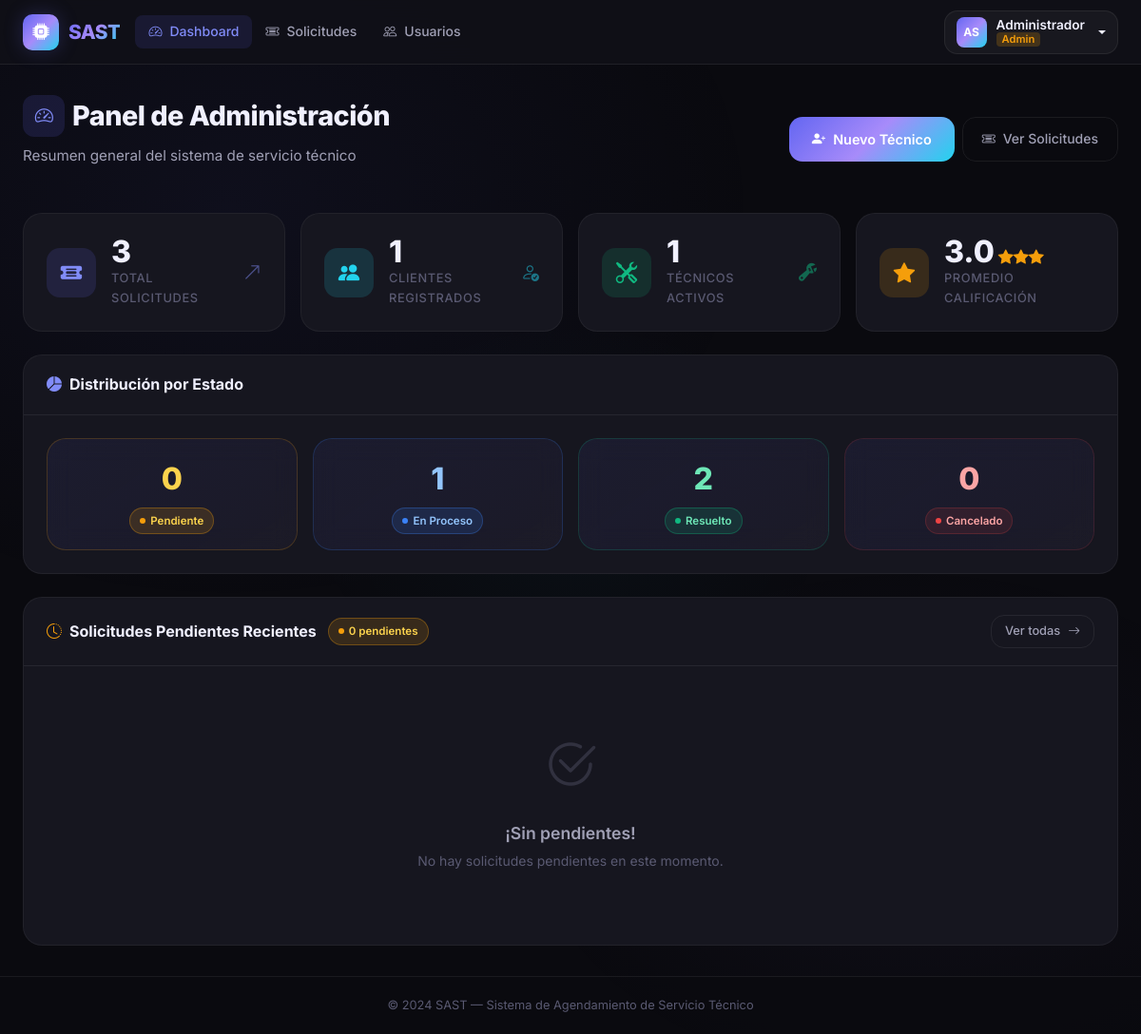
The app's page /admin/dashboard (signed in) with its own data.
### app/models/user.py (models this page shows, shortened)
class User(UserMixin, db.Model):
    __tablename__ = 'user'
    id_user = db.Column(db.Integer, primary_key=True, autoincrement=True)
    ncedula = db.Column('Ncedula', db.String(20), nullable=False, unique=True)
    nombres = db.Column('Nombres', db.String(100), nullable=False)
    apellidos = db.Column('Apellidos', db.String(100), nullable=False)
    fecha_nacimiento = db.Column(db.Date, nullable=False)
    numero_telefono = db.Column(db.String(20), nullable=False)
    correo = db.Column('Correo', db.String(150), nullable=False, unique=True)
    contrasena = db.Column(db.String(255), nullable=False)
    sector = db.Column('Sector', db.String(100), nullable=False)
    declaracion_veracidad = db.Column(db.Boolean, default=False)
    autorizacion_datos = db.Column(db.Boolean, default=False)
    reset_token = db.Column(db.String(100), nullable=True, unique=True)
    reset_token_expiry = db.Column(db.DateTime, nullable=True)
    id_rol = db.Column(db.Integer, db.ForeignKey('roles.id_rol'), nullable=False)
    solicitudes_como_cliente = db.relationship(
        'Solicitud', foreign_keys='Solicitud.id_cliente',
        backref='cliente', lazy='dynamic'
    )
    solicitudes_como_tecnico = db.relationship(
        'Solicitud', foreign_keys='Solicitud.id_tecnico',
        backref='tecnico', lazy='dynamic'
    )
    mensajes_enviados = db.relationship('Mensaje', backref='remitente', lazy='dynamic')
    reportes = db.relationship('Reporte', backref='tecnico_reporte', lazy='dynamic')
    calificaciones_dadas = db.relationship('CalificacionTecnico', backref='cliente_calificador', lazy='dynamic')
    detalles_tecnico = db.relationship('DetallesTecnico', backref='tecnico_detalle', uselist=False)
    @property
    def nombre_completo(self):
        return f'{self.nombres} {self.apellidos}'
    @property
    def es_admin(self):
        return self.rol.nombre_rol == 'admin'
    @property
    def es_solicitante(self):
        return self.rol.nombre_rol == 'solicitante'

class Rol(db.Model):
    __tablename__ = 'roles'
    id_rol = db.Column(db.Integer, primary_key=True, autoincrement=True)
    nombre_rol = db.Column(db.String(50), nullable=False)
    usuarios = db.relationship('User', backref='rol', lazy=True)

### app/blueprints/admin/__init__.py (the view)
@admin_bp.route('/dashboard')
@login_required
@admin_required
def dashboard():
    total_solicitudes = Solicitud.query.count()
    estados = EstadoSolicitud.query.all()
    conteo_estados = {}
    for estado in estados:
        conteo_estados[estado.nombre_estado] = Solicitud.query.filter_by(
            id_estado=estado.id_estado
        ).count()
    total_clientes = User.query.join(Rol).filter(Rol.nombre_rol == 'solicitante').count()
    total_tecnicos = User.query.join(Rol).filter(Rol.nombre_rol == 'técnico').count()
    avg_cal = db.session.query(func.avg(CalificacionTecnico.puntuacion)).scalar() or 0
    estado_pendiente = EstadoSolicitud.query.filter_by(nombre_estado='Pendiente').first()
    pendientes_recientes = []
    if estado_pendiente:
        pendientes_recientes = Solicitud.query.filter_by(
            id_estado=estado_pendiente.id_estado
        ).order_by(Solicitud.fecha_creacion.desc()).limit(5).all()
    return render_template(
        'admin/dashboard.html',
        total_solicitudes=total_solicitudes,
        conteo_estados=conteo_estados,
        total_clientes=total_clientes,
        total_tecnicos=total_tecnicos,
        avg_calificacion=round(float(avg_cal), 1),
        pendientes_recientes=pendientes_recientes
    )

### app/blueprints/admin/__init__.py (called while the page is built)
def admin_required(f):
    @wraps(f)
    def decorated(*args, **kwargs):
        if not current_user.is_authenticated:
            return redirect(url_for('auth.login'))
        if not current_user.es_admin:
            abort(403)
        return f(*args, **kwargs)
    return decorated

### app/templates/admin/dashboard.html (shortened to what this page needs)
{% extends 'base.html' %}
{% block content %}
<div class="container-fluid px-4">
  <div class="page-header d-flex align-items-center justify-content-between flex-wrap gap-3">
    <div>
      <h1 class="d-flex align-items-center gap-2">
        <span class="stat-icon purple" style="width:44px;height:44px;border-radius:12px;font-size:1.2rem;">
          <i class="bi bi-speedometer2"></i>
        </span>
        Panel de Administración
      </h1>
      <p>Resumen general del sistema de servicio técnico</p>
    </div>
    <div class="d-flex gap-2">
      <a href="{{ url_for('admin.crear_tecnico') }}" class="btn-primary-custom">
        <i class="bi bi-person-plus-fill"></i> Nuevo Técnico
      </a>
      <a href="{{ url_for('admin.solicitudes') }}" class="btn-outline-custom">
        <i class="bi bi-ticket-detailed"></i> Ver Solicitudes
      </a>
    </div>
  </div>
  <div class="row g-3 mb-4">
    <div class="col-12 col-sm-6 col-xl-3">
      <div class="stat-card">
        <div class="stat-icon purple">
          <i class="bi bi-ticket-detailed-fill"></i>
        </div>
        <div style="position:relative;z-index:1;">
          <div class="stat-value">{{ total_solicitudes }}</div>
          <div class="stat-label">Total Solicitudes</div>
        </div>
        <i class="bi bi-arrow-up-right ms-auto" style="color:var(--primary-light);font-size:1.2rem;opacity:.5;position:relative;z-index:1;"></i>
      </div>
    </div>
    <div class="col-12 col-sm-6 col-xl-3">
      <div class="stat-card">
        <div class="stat-icon cyan">
          <i class="bi bi-people-fill"></i>
        </div>
        <div style="position:relative;z-index:1;">
          <div class="stat-value">{{ total_clientes }}</div>
          <div class="stat-label">Clientes Registrados</div>
        </div>
        <i class="bi bi-person-check ms-auto" style="color:var(--secondary);font-size:1.2rem;opacity:.5;position:relative;z-index:1;"></i>
      </div>
    </div>
    <div class="col-12 col-sm-6 col-xl-3">
      <div class="stat-card">
        <div class="stat-icon green">
          <i class="bi bi-tools"></i>
        </div>
        <div style="position:relative;z-index:1;">
          <div class="stat-value">{{ total_tecnicos }}</div>
          <div class="stat-label">Técnicos Activos</div>
        </div>
        <i class="bi bi-wrench-adjustable ms-auto" style="color:var(--success);font-size:1.2rem;opacity:.5;position:relative;z-index:1;"></i>
      </div>
    </div>
    <div class="col-12 col-sm-6 col-xl-3">
      <div class="stat-card">
        <div class="stat-icon amber">
          <i class="bi bi-star-fill"></i>
        </div>
        <div style="position:relative;z-index:1;">
          <div class="stat-value d-flex align-items-baseline gap-1">
            {{ avg_calificacion | round(1) if avg_calificacion else '—' }}
            {% if avg_calificacion %}
            <span style="font-size:1rem;color:var(--warning);">
              {% for i in range(avg_calificacion | round | int) %}<i class="bi bi-star-fill"></i>{% endfor %}
            </span>
            {% endif %}
          </div>
          <div class="stat-label">Promedio Calificación</div>
        </div>
      </div>
    </div>
  </div>
  <div class="section-card mb-4">
    <div class="section-card-header">
      <div class="d-flex align-items-center gap-2">
        <i class="bi bi-pie-chart-fill" style="color:var(--primary-light);"></i>
        <span class="fw-700" style="font-weight:700;">Distribución por Estado</span>
      </div>
    </div>
    <div class="section-card-body">
      <div class="row g-3">
        <div class="col-6 col-lg-3">
          <div class="glass-card p-3 text-center" style="border-color:rgba(245,158,11,0.2);">
            <div style="font-size:2rem;font-weight:800;color:#fcd34d;">
              {{ conteo_estados.get('Pendiente', 0) }}
            </div>
            <div class="mt-1">
              <span class="badge-status status-pendiente">Pendiente</span>
            </div>
          </div>
        </div>
        <div class="col-6 col-lg-3">
          <div class="glass-card p-3 text-center" style="border-color:rgba(59,130,246,0.2);">
            <div style="font-size:2rem;font-weight:800;color:#93c5fd;">
              {{ conteo_estados.get('En proceso', 0) }}
            </div>
            <div class="mt-1">
              <span class="badge-status status-en-proceso">En Proceso</span>
            </div>
          </div>
        </div>
        <div class="col-6 col-lg-3">
          <div class="glass-card p-3 text-center" style="border-color:rgba(16,185,129,0.2);">
            <div style="font-size:2rem;font-weight:800;color:#6ee7b7;">
              {{ conteo_estados.get('Resuelto', 0) }}
            </div>
            <div class="mt-1">
              <span class="badge-status status-resuelto">Resuelto</span>
            </div>
          </div>
        </div>
        <div class="col-6 col-lg-3">
          <div class="glass-card p-3 text-center" style="border-color:rgba(239,68,68,0.15);">
            <div style="font-size:2rem;font-weight:800;color:#fca5a5;">
              {{ conteo_estados.get('Cancelado', 0) }}
            </div>
            <div class="mt-1">
              <span class="badge-status status-cancelado">Cancelado</span>
            </div>
          </div>
        </div>
      </div>
    </div>
  </div>
  <div class="section-card">
    <div class="section-card-header">
      <div class="d-flex align-items-center gap-2">
        <i class="bi bi-clock-history" style="color:var(--warning);"></i>
        <span style="font-weight:700;">Solicitudes Pendientes Recientes</span>
        <span class="badge-status status-pendiente ms-1">{{ conteo_estados.get('Pendiente', 0) }} pendientes</span>
      </div>
      <a href="{{ url_for('admin.solicitudes') }}?estado=Pendiente" class="btn-outline-custom" style="padding:6px 14px;font-size:0.8rem;">
        Ver todas <i class="bi bi-arrow-right"></i>
      </a>
    </div>
    {% if pendientes_recientes %}
    <div class="table-wrapper" style="border:none;border-radius:0;">
      <table class="data-table">
        <thead>
          <tr>
            <th>#</th>
            <th>Cliente</th>
            <th>Tipo</th>
            <th>Descripción</th>
            <th>Fecha</th>
            <th>Acción</th>
          </tr>
        </thead>
        <tbody>
          {% for sol in pendientes_recientes %}
          <tr>
            <td>
              <span style="font-weight:700;color:var(--primary-light);">#{{ sol.id_solicitud }}</span>
            </td>
            <td>
              <div class="d-flex align-items-center gap-2">
                <div style="width:30px;height:30px;background:var(--gradient-brand);border-radius:8px;display:flex;align-items:center;justify-content:center;font-size:0.7rem;font-weight:700;color:white;flex-shrink:0;">
                  {{ sol.cliente.nombres[0] }}{{ sol.cliente.apellidos[0] }}
                </div>
                <div>
                  <div style="font-weight:600;color:var(--text-primary);font-size:0.85rem;">{{ sol.cliente.nombre_completo }}</div>
                  <div style="font-size:0.75rem;color:var(--text-muted);">{{ sol.cliente.correo }}</div>
                </div>
              </div>
            </td>
            <td>
              <span class="badge-type">{{ sol.tipo_soporte.nombre_soporte }}</span>
            </td>
            <td>
              <span style="color:var(--text-secondary);font-size:0.85rem;">
                {{ sol.descripcion | truncate(60) }}
              </span>
            </td>
            <td>
              <span style="color:var(--text-muted);font-size:0.82rem;">
                <i class="bi bi-calendar3 me-1"></i>
                {{ sol.fecha_creacion.strftime('%d/%m/%Y') if sol.fecha_creacion else '—' }}
              </span>
            </td>
            <td>
              <div class="d-flex gap-2">
                <a href="{{ url_for('admin.ver_solicitud', solicitud_id=sol.id_solicitud) }}"
                   class="btn-outline-custom" style="padding:5px 12px;font-size:0.78rem;">
                  <i class="bi bi-eye"></i> Ver
                </a>
                <a href="{{ url_for('admin.asignar_tecnico', solicitud_id=sol.id_solicitud) }}"
                   class="btn-primary-custom" style="padding:5px 12px;font-size:0.78rem;">
                  <i class="bi bi-person-check"></i> Asignar
                </a>
              </div>
            </td>
          </tr>
          {% endfor %}
        </tbody>
      </table>
    </div>
    {% else %}
    <div class="empty-state">
      <div class="empty-state-icon"><i class="bi bi-check2-circle"></i></div>
      <h3>¡Sin pendientes!</h3>
      <p>No hay solicitudes pendientes en este momento.</p>
    </div>
    {% endif %}
  </div>
</div>
{% endblock %}

### app/templates/base.html (shortened to what this page needs)
<!DOCTYPE html>
<html lang="es">
<head>
    <link href="https://cdn.jsdelivr.net/npm/bootstrap@5.3.3/dist/css/bootstrap.min.css" rel="stylesheet">
    <link rel="stylesheet" href="https://cdn.jsdelivr.net/npm/bootstrap-icons@1.11.3/font/bootstrap-icons.min.css">
    <link rel="stylesheet" href="{{ url_for('static', filename='css/main.css') }}">
</head>
<body>
{% if current_user.is_authenticated %}
<nav class="navbar navbar-expand-lg" id="mainNavbar">
    <div class="container-fluid px-4">
        <a class="navbar-brand" href="{{ url_for('index') }}">
            <div class="brand-icon">
                <i class="bi bi-cpu-fill"></i>
            </div>
            <span>SAST</span>
        </a>
        <div class="collapse navbar-collapse" id="navContent">
            <ul class="navbar-nav me-auto mb-2 mb-lg-0">
                {% if current_user.es_admin %}
                <li class="nav-item">
                    <a class="nav-link {% if request.endpoint == 'admin.dashboard' %}active{% endif %}"
                       href="{{ url_for('admin.dashboard') }}">
                        <i class="bi bi-speedometer2 me-1"></i>Dashboard
                    </a>
                </li>
                <li class="nav-item">
                    <a class="nav-link {% if request.endpoint == 'admin.solicitudes' %}active{% endif %}"
                       href="{{ url_for('admin.solicitudes') }}">
                        <i class="bi bi-ticket-detailed me-1"></i>Solicitudes
                    </a>
                </li>
                <li class="nav-item">
                    <a class="nav-link {% if request.endpoint == 'admin.usuarios' %}active{% endif %}"
                       href="{{ url_for('admin.usuarios') }}">
                        <i class="bi bi-people me-1"></i>Usuarios
                    </a>
                </li>
                {% endif %}
            </ul>
            <div class="dropdown user-menu">
                <button class="btn user-btn dropdown-toggle" type="button" data-bs-toggle="dropdown">
                    <div class="user-avatar">
                        {{ current_user.nombres[0] }}{{ current_user.apellidos[0] }}
                    </div>
                    <div class="user-info">
                        <span class="user-name">{{ current_user.nombres }}</span>
                        <span class="user-role role-{{ current_user.rol.nombre_rol | replace('é', 'e') | replace('ó', 'o') }}">
                            {{ current_user.rol.nombre_rol | capitalize }}
                        </span>
                    </div>
                </button>
            </div>
        </div>
    </div>
</nav>
{% endif %}
<div id="liveToastContainer" class="toast-container position-fixed bottom-0 end-0 p-3" style="z-index:9999;">
</div>
<main class="main-content {% if not current_user.is_authenticated %}auth-page{% endif %}">
    {% block content %}{% endblock %}
</main>
<footer class="app-footer">
    <div class="container text-center">
        <span>© 2024 SAST — Sistema de Agendamiento de Servicio Técnico</span>
    </div>
</footer>
</body>
</html>

### records on screen
User: Nombres "A", Apellidos "S", nombres "Administrador"
Rol: rol.nombre_rol "Admin"

### other values on screen
{{ total_solicitudes }} "3"
{{ total_clientes }} "1"
{{ total_tecnicos }} "1"
{{ avg_calificacion | round(1) if avg_calificacion else '—' }} "3.0"
{{ conteo_estados.get('Pendiente', 0) }} "0"
{{ conteo_estados.get('En proceso', 0) }} "1"
{{ conteo_estados.get('Resuelto', 0) }} "2"
{{ conteo_estados.get('Cancelado', 0) }} "0"
